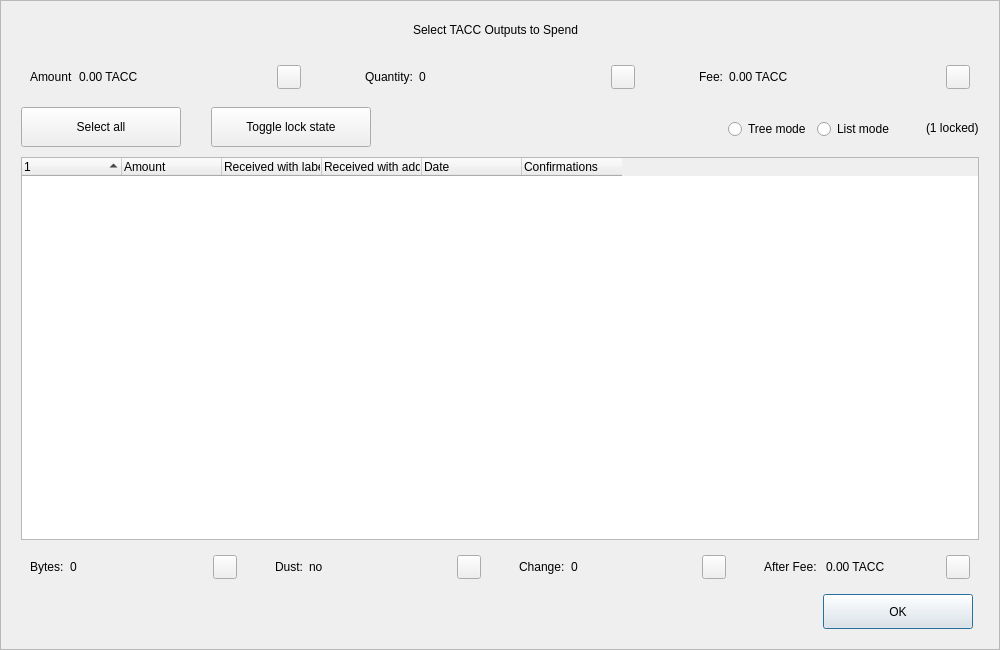
<?xml version="1.0" encoding="UTF-8"?>
<ui version="4.0">
 <class>CoinControlDialog</class>
 <widget class="QDialog" name="CoinControlDialog">
  <property name="geometry">
   <rect>
    <x>0</x>
    <y>0</y>
    <width>1000</width>
    <height>650</height>
   </rect>
  </property>
  <property name="minimumSize">
   <size>
    <width>950</width>
    <height>650</height>
   </size>
  </property>
  <property name="windowTitle">
   <string>Coin Selection</string>
  </property>
  <property name="styleSheet">
   <string notr="true"/>
  </property>
  <layout class="QVBoxLayout" name="verticalLayout">
   <property name="spacing">
    <number>0</number>
   </property>
   <property name="leftMargin">
    <number>0</number>
   </property>
   <property name="topMargin">
    <number>0</number>
   </property>
   <property name="rightMargin">
    <number>0</number>
   </property>
   <property name="bottomMargin">
    <number>0</number>
   </property>
   <item>
    <widget class="QFrame" name="frameContainer">
     <property name="toolTipDuration">
      <number>0</number>
     </property>
     <property name="frameShape">
      <enum>QFrame::StyledPanel</enum>
     </property>
     <property name="frameShadow">
      <enum>QFrame::Raised</enum>
     </property>
     <layout class="QVBoxLayout" name="verticalLayout_2">
      <property name="leftMargin">
       <number>0</number>
      </property>
      <property name="rightMargin">
       <number>0</number>
      </property>
      <property name="bottomMargin">
       <number>20</number>
      </property>
      <item>
       <layout class="QHBoxLayout" name="horizontalLayout_12">
        <property name="spacing">
         <number>0</number>
        </property>
        <property name="leftMargin">
         <number>20</number>
        </property>
        <property name="rightMargin">
         <number>30</number>
        </property>
        <item>
         <spacer name="horizontalSpacer_4">
          <property name="orientation">
           <enum>Qt::Horizontal</enum>
          </property>
          <property name="sizeHint" stdset="0">
           <size>
            <width>40</width>
            <height>20</height>
           </size>
          </property>
         </spacer>
        </item>
        <item>
         <widget class="QLabel" name="labelTitle">
          <property name="minimumSize">
           <size>
            <width>0</width>
            <height>40</height>
           </size>
          </property>
          <property name="maximumSize">
           <size>
            <width>16777215</width>
            <height>40</height>
           </size>
          </property>
          <property name="text">
           <string>Select TACC Outputs to Spend</string>
          </property>
          <property name="alignment">
           <set>Qt::AlignCenter</set>
          </property>
          <property name="margin">
           <number>7</number>
          </property>
         </widget>
        </item>
        <item>
         <spacer name="horizontalSpacer_5">
          <property name="orientation">
           <enum>Qt::Horizontal</enum>
          </property>
          <property name="sizeHint" stdset="0">
           <size>
            <width>40</width>
            <height>20</height>
           </size>
          </property>
         </spacer>
        </item>
       </layout>
      </item>
      <item>
       <layout class="QHBoxLayout" name="horizontalLayout_8">
        <property name="leftMargin">
         <number>20</number>
        </property>
        <property name="rightMargin">
         <number>20</number>
        </property>
        <item>
         <widget class="QWidget" name="layoutAmount" native="true">
          <layout class="QHBoxLayout" name="horizontalLayout_9" stretch="0,1,0">
           <item>
            <widget class="QLabel" name="labelCoinControlAmountText">
             <property name="text">
              <string>Amount</string>
             </property>
            </widget>
           </item>
           <item>
            <widget class="QLabel" name="labelCoinControlAmount">
             <property name="text">
              <string>0.00 TACC</string>
             </property>
            </widget>
           </item>
           <item alignment="Qt::AlignHCenter|Qt::AlignVCenter">
            <widget class="QPushButton" name="pushButtonAmount">
             <property name="minimumSize">
              <size>
               <width>0</width>
               <height>24</height>
              </size>
             </property>
             <property name="maximumSize">
              <size>
               <width>24</width>
               <height>26</height>
              </size>
             </property>
             <property name="focusPolicy">
              <enum>Qt::NoFocus</enum>
             </property>
             <property name="styleSheet">
              <string notr="true">padding-bottom:2px;
padding-right:4px;</string>
             </property>
             <property name="text">
              <string/>
             </property>
            </widget>
           </item>
          </layout>
         </widget>
        </item>
        <item>
         <spacer name="horizontalSpacer_2">
          <property name="orientation">
           <enum>Qt::Horizontal</enum>
          </property>
          <property name="sizeType">
           <enum>QSizePolicy::Fixed</enum>
          </property>
          <property name="sizeHint" stdset="0">
           <size>
            <width>40</width>
            <height>20</height>
           </size>
          </property>
         </spacer>
        </item>
        <item>
         <widget class="QWidget" name="layoutQuantity" native="true">
          <layout class="QHBoxLayout" name="horizontalLayout_10" stretch="0,1,0">
           <item>
            <widget class="QLabel" name="labelCoinControlQuantityText">
             <property name="text">
              <string>Quantity:</string>
             </property>
            </widget>
           </item>
           <item>
            <widget class="QLabel" name="labelCoinControlQuantity">
             <property name="text">
              <string>0</string>
             </property>
            </widget>
           </item>
           <item alignment="Qt::AlignHCenter|Qt::AlignVCenter">
            <widget class="QPushButton" name="pushButtonQuantity">
             <property name="minimumSize">
              <size>
               <width>0</width>
               <height>24</height>
              </size>
             </property>
             <property name="maximumSize">
              <size>
               <width>24</width>
               <height>26</height>
              </size>
             </property>
             <property name="focusPolicy">
              <enum>Qt::NoFocus</enum>
             </property>
             <property name="styleSheet">
              <string notr="true">padding-bottom:2px;
               padding-right:4px;</string>
             </property>
             <property name="text">
              <string/>
             </property>
            </widget>
           </item>
          </layout>
         </widget>
        </item>
        <item>
         <spacer name="horizontalSpacer_22">
          <property name="orientation">
           <enum>Qt::Horizontal</enum>
          </property>
          <property name="sizeType">
           <enum>QSizePolicy::Fixed</enum>
          </property>
          <property name="sizeHint" stdset="0">
           <size>
            <width>40</width>
            <height>20</height>
           </size>
          </property>
         </spacer>
        </item>
        <item>
         <widget class="QWidget" name="layoutFee" native="true">
          <layout class="QHBoxLayout" name="horizontalLayout_11" stretch="0,1,0">
           <item>
            <widget class="QLabel" name="labelCoinControlFeeText">
             <property name="text">
              <string>Fee:</string>
             </property>
            </widget>
           </item>
           <item>
            <widget class="QLabel" name="labelCoinControlFee">
             <property name="text">
              <string>0.00 TACC</string>
             </property>
            </widget>
           </item>
           <item alignment="Qt::AlignHCenter|Qt::AlignVCenter">
            <widget class="QPushButton" name="pushButtonFee">
             <property name="minimumSize">
              <size>
               <width>0</width>
               <height>24</height>
              </size>
             </property>
             <property name="maximumSize">
              <size>
               <width>24</width>
               <height>26</height>
              </size>
             </property>
             <property name="focusPolicy">
              <enum>Qt::NoFocus</enum>
             </property>
             <property name="styleSheet">
              <string notr="true">padding-bottom:2px;
               padding-right:4px;</string>
             </property>
             <property name="text">
              <string/>
             </property>
            </widget>
           </item>
          </layout>
         </widget>
        </item>
       </layout>
      </item>
      <item>
       <widget class="QFrame" name="frame">
        <property name="minimumSize">
         <size>
          <width>0</width>
          <height>40</height>
         </size>
        </property>
        <property name="styleSheet">
         <string notr="true">#frame {
	border:0;
}</string>
        </property>
        <property name="frameShape">
         <enum>QFrame::StyledPanel</enum>
        </property>
        <property name="frameShadow">
         <enum>QFrame::Sunken</enum>
        </property>
        <layout class="QHBoxLayout" name="horizontalLayout">
         <property name="spacing">
          <number>0</number>
         </property>
         <property name="leftMargin">
          <number>20</number>
         </property>
         <property name="topMargin">
          <number>0</number>
         </property>
         <property name="rightMargin">
          <number>20</number>
         </property>
         <property name="bottomMargin">
          <number>0</number>
         </property>
         <item>
          <layout class="QHBoxLayout" name="horizontalLayoutPanel" stretch="0,0,0,0,0,0">
           <property name="spacing">
            <number>20</number>
           </property>
           <item>
            <widget class="QPushButton" name="pushButtonSelectAll">
             <property name="sizePolicy">
              <sizepolicy hsizetype="Maximum" vsizetype="Fixed">
               <horstretch>0</horstretch>
               <verstretch>0</verstretch>
              </sizepolicy>
             </property>
             <property name="minimumSize">
              <size>
               <width>160</width>
               <height>40</height>
              </size>
             </property>
             <property name="maximumSize">
              <size>
               <width>16777215</width>
               <height>40</height>
              </size>
             </property>
             <property name="text">
              <string>Select all</string>
             </property>
             <property name="checkable">
              <bool>true</bool>
             </property>
             <property name="checked">
              <bool>false</bool>
             </property>
             <property name="autoExclusive">
              <bool>false</bool>
             </property>
             <property name="autoDefault">
              <bool>false</bool>
             </property>
            </widget>
           </item>
           <item>
            <spacer name="horizontalSpacer_6">
             <property name="orientation">
              <enum>Qt::Horizontal</enum>
             </property>
             <property name="sizeType">
              <enum>QSizePolicy::Fixed</enum>
             </property>
             <property name="sizeHint" stdset="0">
              <size>
               <width>10</width>
               <height>20</height>
              </size>
             </property>
            </spacer>
           </item>
           <item>
            <widget class="QPushButton" name="pushButtonToggleLock">
             <property name="sizePolicy">
              <sizepolicy hsizetype="Maximum" vsizetype="Fixed">
               <horstretch>0</horstretch>
               <verstretch>0</verstretch>
              </sizepolicy>
             </property>
             <property name="minimumSize">
              <size>
               <width>160</width>
               <height>40</height>
              </size>
             </property>
             <property name="maximumSize">
              <size>
               <width>16777215</width>
               <height>40</height>
              </size>
             </property>
             <property name="text">
              <string>Toggle lock state</string>
             </property>
             <property name="checkable">
              <bool>true</bool>
             </property>
             <property name="autoExclusive">
              <bool>false</bool>
             </property>
             <property name="autoDefault">
              <bool>false</bool>
             </property>
            </widget>
           </item>
           <item>
            <spacer name="horizontalSpacer_7">
             <property name="orientation">
              <enum>Qt::Horizontal</enum>
             </property>
             <property name="sizeType">
              <enum>QSizePolicy::Expanding</enum>
             </property>
             <property name="sizeHint" stdset="0">
              <size>
               <width>30</width>
               <height>20</height>
              </size>
             </property>
            </spacer>
           </item>
           <item alignment="Qt::AlignRight">
            <widget class="QGroupBox" name="groupBox_2">
             <property name="styleSheet">
              <string notr="true">#groupBox_2 {
    background-color:transparent;
    border-radius:0;
}</string>
             </property>
             <property name="title">
              <string/>
             </property>
             <layout class="QHBoxLayout" name="horizontalLayout_14">
              <item>
               <widget class="QRadioButton" name="radioTreeMode">
                <property name="sizePolicy">
                 <sizepolicy hsizetype="Maximum" vsizetype="Fixed">
                  <horstretch>0</horstretch>
                  <verstretch>0</verstretch>
                 </sizepolicy>
                </property>
                <property name="text">
                 <string>Tree mode</string>
                </property>
               </widget>
              </item>
              <item>
               <widget class="QRadioButton" name="radioListMode">
                <property name="sizePolicy">
                 <sizepolicy hsizetype="Maximum" vsizetype="Fixed">
                  <horstretch>0</horstretch>
                  <verstretch>0</verstretch>
                 </sizepolicy>
                </property>
                <property name="text">
                 <string>List mode</string>
                </property>
                <property name="checked">
                 <bool>false</bool>
                </property>
               </widget>
              </item>
             </layout>
            </widget>
           </item>
           <item>
            <widget class="QLabel" name="labelLocked">
             <property name="text">
              <string>(1 locked)</string>
             </property>
            </widget>
           </item>
          </layout>
         </item>
        </layout>
       </widget>
      </item>
      <item>
       <layout class="QHBoxLayout" name="horizontalLayout_13">
        <property name="leftMargin">
         <number>20</number>
        </property>
        <property name="rightMargin">
         <number>20</number>
        </property>
        <item>
         <widget class="CoinControlTreeWidget" name="treeWidget">
          <property name="contextMenuPolicy">
           <enum>Qt::CustomContextMenu</enum>
          </property>
          <property name="styleSheet">
           <string notr="true"/>
          </property>
          <property name="sortingEnabled">
           <bool>false</bool>
          </property>
          <property name="columnCount">
           <number>6</number>
          </property>
          <attribute name="headerShowSortIndicator" stdset="0">
           <bool>true</bool>
          </attribute>
          <attribute name="headerStretchLastSection">
           <bool>false</bool>
          </attribute>
          <column>
           <property name="text">
            <string/>
           </property>
          </column>
          <column>
           <property name="text">
            <string>Amount</string>
           </property>
          </column>
          <column>
           <property name="text">
            <string>Received with label</string>
           </property>
          </column>
          <column>
           <property name="text">
            <string>Received with address</string>
           </property>
          </column>
          <column>
           <property name="text">
            <string>Date</string>
           </property>
          </column>
          <column>
           <property name="text">
            <string>Confirmations</string>
           </property>
           <property name="toolTip">
            <string>Confirmed</string>
           </property>
          </column>
         </widget>
        </item>
       </layout>
      </item>
      <item>
       <layout class="QHBoxLayout" name="horizontalLayout_3">
        <property name="spacing">
         <number>20</number>
        </property>
        <property name="leftMargin">
         <number>20</number>
        </property>
        <property name="rightMargin">
         <number>20</number>
        </property>
        <item>
         <widget class="QWidget" name="layoutBytes" native="true">
          <layout class="QHBoxLayout" name="horizontalLayout_4" stretch="0,1,0">
           <item>
            <widget class="QLabel" name="labelCoinControlBytesText">
             <property name="text">
              <string>Bytes:</string>
             </property>
            </widget>
           </item>
           <item>
            <widget class="QLabel" name="labelCoinControlBytes">
             <property name="text">
              <string>0</string>
             </property>
            </widget>
           </item>
           <item alignment="Qt::AlignHCenter|Qt::AlignVCenter">
            <widget class="QPushButton" name="pushButtonBytes">
             <property name="minimumSize">
              <size>
               <width>0</width>
               <height>24</height>
              </size>
             </property>
             <property name="maximumSize">
              <size>
               <width>24</width>
               <height>26</height>
              </size>
             </property>
             <property name="focusPolicy">
              <enum>Qt::NoFocus</enum>
             </property>
             <property name="styleSheet">
              <string notr="true">padding-bottom:2px;
               padding-right:4px;</string>
             </property>
             <property name="text">
              <string/>
             </property>
            </widget>
           </item>
          </layout>
         </widget>
        </item>
        <item>
         <widget class="QWidget" name="layoutDust" native="true">
          <layout class="QHBoxLayout" name="horizontalLayout_5" stretch="0,1,0">
           <item>
            <widget class="QLabel" name="labelCoinControlLowOutputText">
             <property name="text">
              <string>Dust:</string>
             </property>
            </widget>
           </item>
           <item>
            <widget class="QLabel" name="labelCoinControlLowOutput">
             <property name="text">
              <string>no</string>
             </property>
            </widget>
           </item>
           <item alignment="Qt::AlignHCenter|Qt::AlignVCenter">
            <widget class="QPushButton" name="pushButtonDust">
             <property name="minimumSize">
              <size>
               <width>0</width>
               <height>24</height>
              </size>
             </property>
             <property name="maximumSize">
              <size>
               <width>24</width>
               <height>26</height>
              </size>
             </property>
             <property name="focusPolicy">
              <enum>Qt::NoFocus</enum>
             </property>
             <property name="styleSheet">
              <string notr="true">padding-bottom:2px;
               padding-right:4px;</string>
             </property>
             <property name="text">
              <string/>
             </property>
            </widget>
           </item>
          </layout>
         </widget>
        </item>
        <item>
         <widget class="QWidget" name="layoutChange" native="true">
          <layout class="QHBoxLayout" name="horizontalLayout_6" stretch="0,1,0">
           <item>
            <widget class="QLabel" name="labelCoinControlChangeText">
             <property name="text">
              <string>Change:</string>
             </property>
            </widget>
           </item>
           <item>
            <widget class="QLabel" name="labelCoinControlChange">
             <property name="text">
              <string>0</string>
             </property>
            </widget>
           </item>
           <item alignment="Qt::AlignHCenter|Qt::AlignVCenter">
            <widget class="QPushButton" name="pushButtonChange">
             <property name="minimumSize">
              <size>
               <width>0</width>
               <height>24</height>
              </size>
             </property>
             <property name="maximumSize">
              <size>
               <width>24</width>
               <height>26</height>
              </size>
             </property>
             <property name="focusPolicy">
              <enum>Qt::NoFocus</enum>
             </property>
             <property name="styleSheet">
              <string notr="true">padding-bottom:2px;
               padding-right:4px;</string>
             </property>
             <property name="text">
              <string/>
             </property>
            </widget>
           </item>
          </layout>
         </widget>
        </item>
        <item>
         <widget class="QWidget" name="layoutAfter" native="true">
          <layout class="QHBoxLayout" name="horizontalLayout_7" stretch="0,1,0">
           <item>
            <widget class="QLabel" name="labelCoinControlAfterFeeText">
             <property name="text">
              <string>After Fee: </string>
             </property>
            </widget>
           </item>
           <item>
            <widget class="QLabel" name="labelCoinControlAfterFee">
             <property name="text">
              <string>0.00 TACC</string>
             </property>
            </widget>
           </item>
           <item alignment="Qt::AlignHCenter|Qt::AlignVCenter">
            <widget class="QPushButton" name="pushButtonAlterFee">
             <property name="minimumSize">
              <size>
               <width>0</width>
               <height>24</height>
              </size>
             </property>
             <property name="maximumSize">
              <size>
               <width>24</width>
               <height>26</height>
              </size>
             </property>
             <property name="focusPolicy">
              <enum>Qt::NoFocus</enum>
             </property>
             <property name="styleSheet">
              <string notr="true">padding-bottom:2px;
               padding-right:4px;</string>
             </property>
             <property name="text">
              <string/>
             </property>
            </widget>
           </item>
          </layout>
         </widget>
        </item>
       </layout>
      </item>
      <item>
       <layout class="QHBoxLayout" name="horizontalLayout_2">
        <property name="spacing">
         <number>0</number>
        </property>
        <property name="leftMargin">
         <number>20</number>
        </property>
        <property name="rightMargin">
         <number>26</number>
        </property>
        <item>
         <spacer name="horizontalSpacer_3">
          <property name="orientation">
           <enum>Qt::Horizontal</enum>
          </property>
          <property name="sizeHint" stdset="0">
           <size>
            <width>558</width>
            <height>20</height>
           </size>
          </property>
         </spacer>
        </item>
        <item>
         <widget class="QPushButton" name="pushButtonOk">
          <property name="minimumSize">
           <size>
            <width>150</width>
            <height>35</height>
           </size>
          </property>
          <property name="text">
           <string>OK</string>
          </property>
         </widget>
        </item>
       </layout>
      </item>
     </layout>
    </widget>
   </item>
  </layout>
 </widget>
 <customwidgets>
  <customwidget>
   <class>CoinControlTreeWidget</class>
   <extends>QTreeWidget</extends>
   <header>coincontroltreewidget.h</header>
  </customwidget>
 </customwidgets>
 <resources/>
 <connections/>
</ui>
